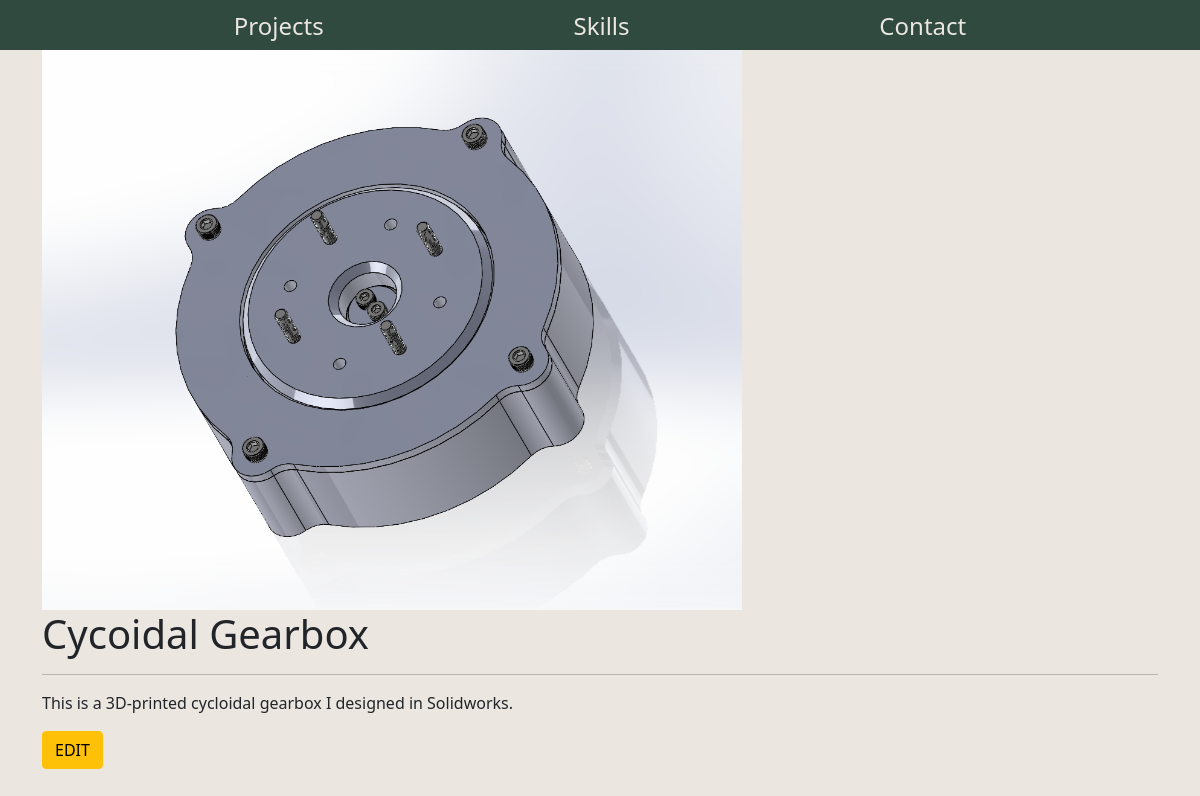
Screenshot of /project/c2912fec-62a6-4fd1-8976-f7871753bd27/ with the database file from the repository.
### base/models.py (models this page shows, shortened)
class Project(models.Model):
    title = models.CharField(max_length=200)
    thumbnail = models.ImageField(null=True)
    body = models.TextField()
    slug = models.SlugField(null=True, blank=True)
    created = models.DateTimeField(auto_now_add=True)
    id = models.UUIDField(default=uuid.uuid4, unique=True, primary_key=True, editable=False)

### base/views.py (the view)
# urls.py: path('project/<str:pk>/', views.projectPage, name="project"),
def projectPage(request, pk):
    project = Project.objects.get(id=pk)
    context = {'project':project}
    return render(request, 'base/project.html', context)

### base/templates/base/project.html (shortened to what this page needs)
{% extends 'base/main.html' %}
{% load static %}
{% block content %}
<div class='container'>
    <img class='project--image' src={{project.thumbnail.url}}>
    <h1>{{project.title}}</h1>
    <hr>
    <p>{{project.body}}</p>
    <a class='btn btn-warning' href="{% url 'edit-project' project.id %}">EDIT</a>
</div>
{% endblock content %}

### static/styles/main.css (style rules this page uses)
body { background-color: #ebe6e0; }
.container { background-color: #ebe6e0; }
.project--image { width: 700px; }

### rows the page displays
Project: thumbnail (picture), title "Cycoidal Gearbox", body "This is a 3D-printed cycloidal gearbox I designed in Solidworks."
